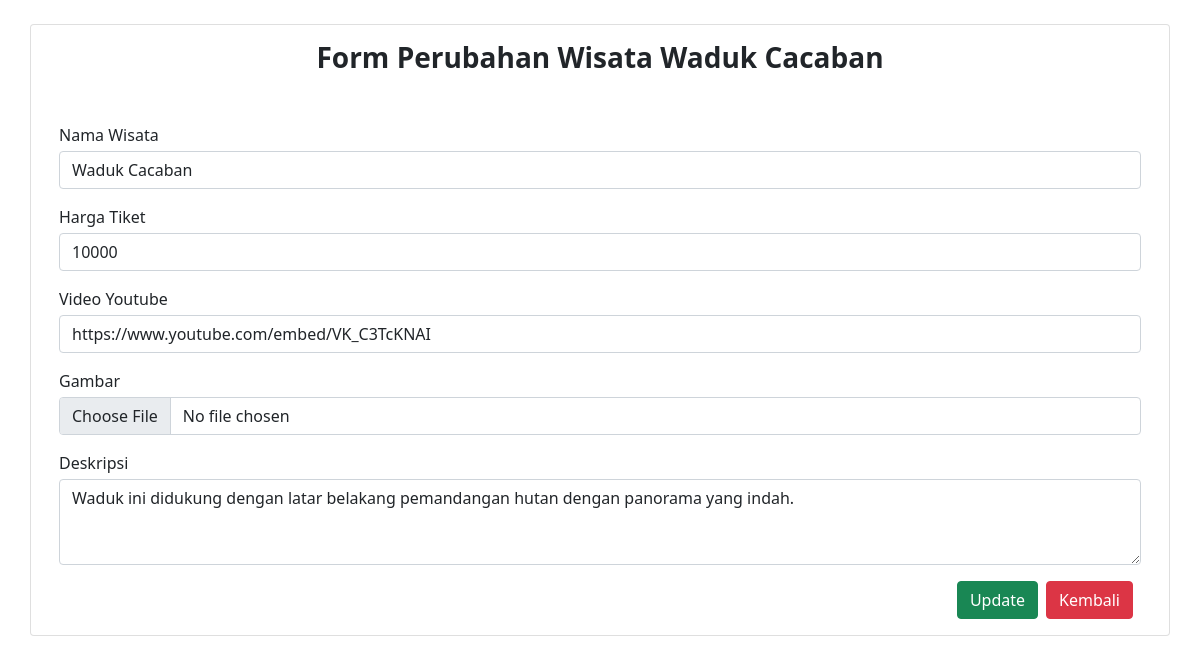
The app's page /editwisata.php?id=25 with its own data.
### tables this page shows
CREATE TABLE `wisata` (
  `wisata_id` int(11) NOT NULL,
  `nama_wisata` varchar(255) DEFAULT NULL,
  `deskripsi` text DEFAULT NULL,
  `harga` int(6) DEFAULT NULL,
  `visitors` int(10) NOT NULL DEFAULT 0,
  `gambar` varchar(255) DEFAULT NULL,
  `youtube` varchar(255) DEFAULT NULL
);

### models/Wisata.php (called while the page is built, shortened)
<?php
require_once __DIR__.'/../connection.php';
class Wisata {
    protected $table = 'wisata';
    public function detail($id) {
        global $conn;
        $query = "SELECT * FROM $this->table WHERE wisata_id = $id";
        return $conn->query($query)->fetch_assoc();
    }
}

### editwisata.php (the view, shortened to what this page needs)
<?php
    require __DIR__.'/connection.php';
    include_once __DIR__.'/models/Wisata.php';
    $wisata = new Wisata;
    $value = $wisata->detail($_GET['id']);
?>
<!DOCTYPE html>
<html>
<head>
    <link rel="stylesheet" type="text/css" href="assets/css/bootstrap.min.css">
</head>
<body>
    <div class="container py-4">
        <div class="row">
            <div class="card">
                <div class="card-body">
                    <form action="" method="POST" enctype="multipart/form-data">
                        <div class="text-center mb-5"><h3><b>Form Perubahan Wisata <?= $value['nama_wisata'] ?></b></h3></div>
                        <label class="mb-1">Nama Wisata</label>
                        <input type="text" class="form-control mb-3" name="nama" required value="<?= $value['nama_wisata'] ?>">
                        <label class="mb-1">Harga Tiket</label>
                        <input type="number" class="form-control mb-3" name="harga" required value="<?= $value['harga'] ?>">
                        <label class="mb-1">Video Youtube</label>
                        <input type="text" class="form-control mb-3" name="youtube" value="<?= $value['youtube'] ?>">
                        <label class="mb-1">Gambar</label>
                        <input type="file" class="form-control mb-3" name="gambar" required>
                        <label class="mb-1">Deskripsi</label>
                        <textarea class="form-control mb-3" name="deskripsi" rows="3"><?= $value['deskripsi'] ?></textarea>
                        <div class="d-flex flex-row-reverse">
                            <a href="admin.php" class="btn btn-danger mx-2">Kembali</a>
                            <button type="submit" class="btn btn-success" name="update">Update</button>
                        </div>
                    </form>
                </div>
            </div>
        </div>
    </div>
</body>
</html>

### records on screen
wisata: nama_wisata "Waduk Cacaban", nama "Waduk Cacaban", harga "10000", youtube "https://www.youtube.com/embed/VK_C3TcKNAI", deskripsi "Waduk ini didukung dengan latar belakang pemandangan hutan dengan panorama yang indah."
